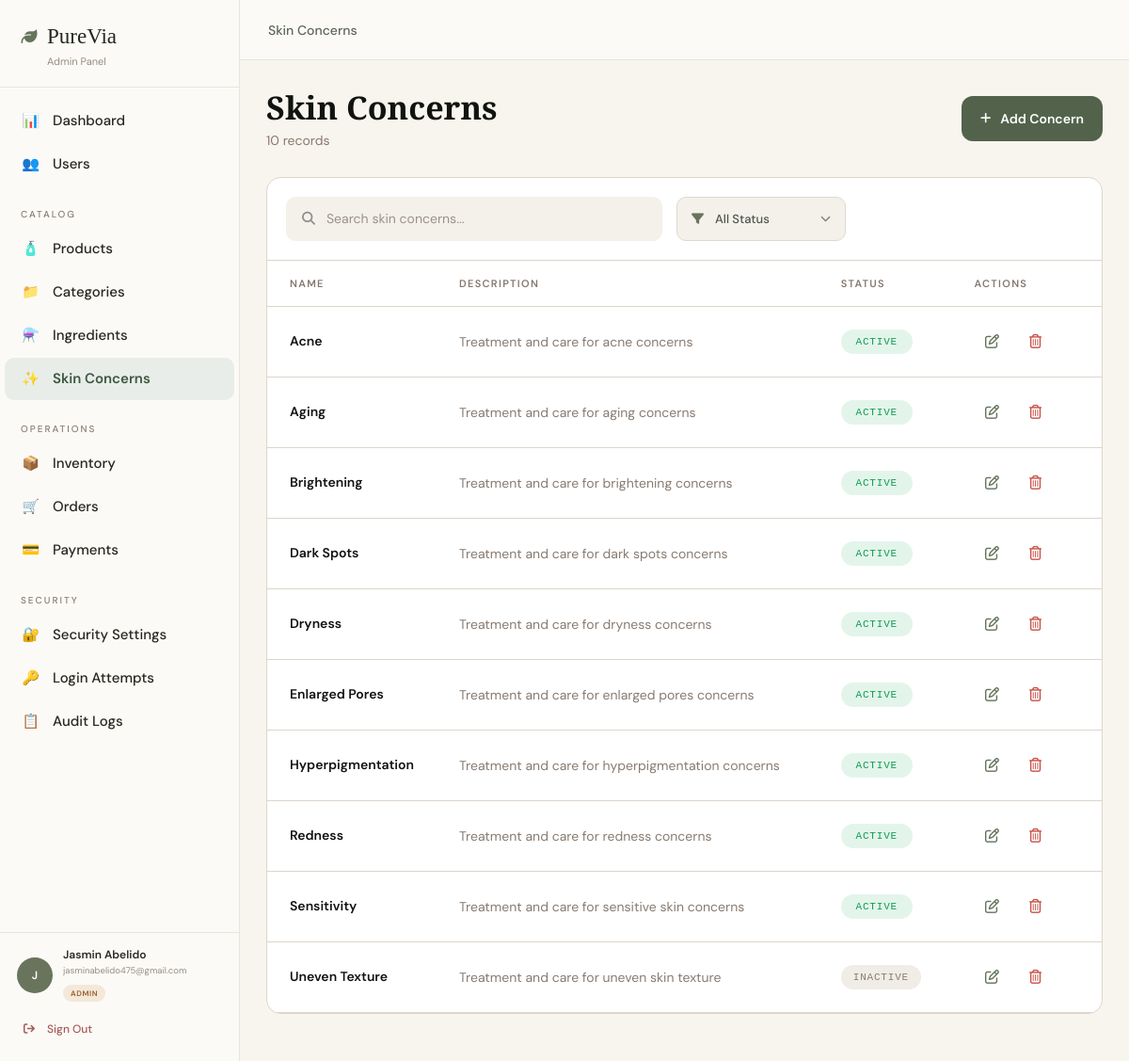
Screenshot of /admin/concerns/concerns.php (signed in) with the database file from the repository.
### tables this page shows
CREATE TABLE `users` (
  `id` int(10) UNSIGNED NOT NULL,
  `role_id` int(10) UNSIGNED NOT NULL DEFAULT 3,
  `first_name` varchar(100) NOT NULL,
  `last_name` varchar(100) NOT NULL,
  `email` varchar(255) NOT NULL,
  `phone` varchar(30) DEFAULT NULL,
  `password` varchar(255) NOT NULL,
  `status` enum('pending','active','inactive','locked') NOT NULL DEFAULT 'pending',
  `email_verified_at` datetime DEFAULT NULL,
  `failed_login_attempts` tinyint(3) UNSIGNED NOT NULL DEFAULT 0,
  `locked_until` datetime DEFAULT NULL,
  `last_login_at` datetime DEFAULT NULL,
  `created_at` timestamp NOT NULL DEFAULT current_timestamp(),
  `updated_at` timestamp NOT NULL DEFAULT current_timestamp() ON UPDATE current_timestamp()
);

CREATE TABLE `roles` (
  `id` int(10) UNSIGNED NOT NULL,
  `role_name` varchar(50) NOT NULL
);

### admin/concerns/concerns.php (the view, shortened to what the rows shown need)
<?php
$skinConcerns = [
    [
        'id' => 1,
        'name' => 'Acne',
        'description' => 'Treatment and care for acne concerns',
        'status' => 'active'
    ],
    [
        'id' => 2,
        'name' => 'Aging',
        'description' => 'Treatment and care for aging concerns',
        'status' => 'active'
    ],
    [
        'id' => 3,
        'name' => 'Brightening',
        'description' => 'Treatment and care for brightening concerns',
        'status' => 'active'
    ],
    [
        'id' => 4,
        'name' => 'Dark Spots',
        'description' => 'Treatment and care for dark spots concerns',
        'status' => 'active'
    ],
    [
        'id' => 5,
        'name' => 'Dryness',
        'description' => 'Treatment and care for dryness concerns',
        'status' => 'active'
    ],
    [
        'id' => 6,
        'name' => 'Enlarged Pores',
        'description' => 'Treatment and care for enlarged pores concerns',
        'status' => 'active'
    ],
    [
        'id' => 7,
        'name' => 'Hyperpigmentation',
        'description' => 'Treatment and care for hyperpigmentation concerns',
        'status' => 'active'
    ],
    [
        'id' => 8,
        'name' => 'Redness',
        'description' => 'Treatment and care for redness concerns',
        'status' => 'active'
    ],
    [
        'id' => 9,
        'name' => 'Sensitivity',
        'description' => 'Treatment and care for sensitive skin concerns',
        'status' => 'active'
    ],
    [
        'id' => 10,
        'name' => 'Uneven Texture',
        'description' => 'Treatment and care for uneven skin texture',
        'status' => 'inactive'
    ]
];
?>
<!DOCTYPE html>
<html lang="en">
<head>
    <link
        rel="stylesheet"
        href="https://cdnjs.cloudflare.com/ajax/libs/font-awesome/6.5.2/css/all.min.css"
    >
    <link rel="stylesheet"href="../../assets/css/sidemenu.css">
    <link rel="stylesheet" href="../../assets/css/concerns.css">
</head>
<body>
    <?php include("../../includes/sidemenu.php"); ?>
    <div class="admin-layout">
        <main class="skin-concerns-main">
            <section class="skin-concerns-page-header">
                <div class="skin-concerns-heading">
                    <h1>
                        Skin Concerns
                    </h1>
                </div>
            </section>
            <section class="skin-concerns-card">
                <div class="skin-concerns-table-wrapper">
                    <table class="skin-concerns-table">
                        <thead>
                            <tr>
                                <th>NAME</th>
                                <th>DESCRIPTION</th>
                                <th>STATUS</th>
                                <th>ACTIONS</th>
                            </tr>
                        </thead>
                        <tbody>
                            <?php foreach ($skinConcerns as $concern): ?>
                                <?php
                                $status =
                                    strtolower(
                                        $concern['status']
                                    );
                                $searchData =
                                    strtolower(
                                        $concern['name']
                                        . ' '
                                        . $concern['description']
                                    );
                                ?>
                                <tr
                                    class="skin-concern-row"
                                    data-status="<?= htmlspecialchars(
                                        $status
                                    ) ?>"
                                    data-search="<?= htmlspecialchars(
                                        $searchData
                                    ) ?>"
                                >
                                    <td>
                                        <span class="skin-concern-name">
                                            <?= htmlspecialchars(
                                                $concern['name']
                                            ) ?>
                                        </span>
                                    </td>
                                    <td>
                                        <span class="skin-concern-description">
                                            <?= htmlspecialchars(
                                                $concern['description']
                                            ) ?>
                                        </span>
                                    </td>
                                    <td>
                                        <span
                                            class="
                                                skin-concern-status
                                                status-<?= htmlspecialchars(
                                                    $status
                                                ) ?>
                                            "
                                        >
                                            <?= strtoupper(
                                                htmlspecialchars(
                                                    $concern['status']
                                                )
                                            ) ?>
                                        </span>
                                    </td>
                                    <td>
                                        <div class="skin-concern-actions">
                                            <a
                                                href="./edit_concern.php?id=<?= urlencode(
                                                    $concern['id']
                                                ) ?>"
                                                class="skin-concern-action-button edit-concern-button"
                                                title="Edit concern"
                                                aria-label="Edit <?= htmlspecialchars(
                                                    $concern['name']
                                                ) ?>"
                                            >
                                                <i class="fa-regular fa-pen-to-square"></i>
                                            </a>
                                            <button
                                                type="button"
                                                class="skin-concern-action-button delete-concern-button"
                                                title="Delete concern"
                                                aria-label="Delete <?= htmlspecialchars(
                                                    $concern['name']
                                                ) ?>"
                                                data-concern-id="<?= htmlspecialchars(
                                                    $concern['id']
                                                ) ?>"
                                                data-concern-name="<?= htmlspecialchars(
                                                    $concern['name']
                                                ) ?>"
                                            >
                                                <i class="fa-regular fa-trash-can"></i>
                                            </button>
                                        </div>
                                    </td>
                                </tr>
                            <?php endforeach; ?>
                        </tbody>
                    </table>
                </div>
            </section>
        </main>
    </div>
</body>
</html>

### includes/sidemenu.php (shortened to what the rows shown need)
<?php
require_once __DIR__ . '/../config/db.php';
$userId = (int) $_SESSION['user_id'];
$sql = "
    SELECT
        u.id,
        u.role_id,
        u.first_name,
        u.last_name,
        u.email,
        u.status,
        r.role_name
    FROM users AS u
    INNER JOIN roles AS r
        ON r.id = u.role_id
    WHERE u.id = ?
    LIMIT 1
";
$stmt = $conn->prepare($sql);
$stmt->bind_param(
    'i',
    $userId
);
$stmt->execute();
$result = $stmt->get_result();
$currentUser = $result->fetch_assoc();
$currentRole = strtolower(
    trim($currentUser['role_name'])
);
$isAdmin = ($currentRole === 'admin');
$sidebarFirstName =
    trim($currentUser['first_name'] ?? '');
$sidebarLastName =
    trim($currentUser['last_name'] ?? '');
$sidebarEmail =
    trim($currentUser['email'] ?? '');
$sidebarFullName = trim(
    $sidebarFirstName . ' ' . $sidebarLastName
);
$sidebarInitial = strtoupper(
    substr(
        $sidebarFirstName !== ''
            ? $sidebarFirstName
            : $sidebarFullName,
        0,
        1
    )
);
if ($isAdmin) {
    $panelName = 'Admin Panel';
    $dashboardUrl =
        BASE_URL . '/admin/dashboard.php';
} else {
    $panelName = 'Staff Panel';
    $dashboardUrl =
        BASE_URL . '/staff/dashboard.php';
}
?>
<aside
    class="admin-sidebar"
    id="adminSidebar"
>
    <div class="sidebar-brand">
        <a
            href="<?= htmlspecialchars($dashboardUrl) ?>"
            class="sidebar-logo"
        >
            <span class="sidebar-logo-icon">
            </span>
            <span>PureVia</span>
        </a>
        <p class="sidebar-subtitle">
            <?= htmlspecialchars($panelName) ?>
        </p>
    </div>
    <div class="sidebar-account">
        <div class="sidebar-profile">
            <div class="sidebar-avatar">
                <?= htmlspecialchars($sidebarInitial) ?>
            </div>
            <div class="sidebar-user-information">
                <p class="sidebar-user-name">
                    <?= htmlspecialchars($sidebarFullName) ?>
                </p>
                <p class="sidebar-user-email">
                    <?= htmlspecialchars($sidebarEmail) ?>
                </p>
                <span
                    class="sidebar-role-badge
                    <?= $isAdmin
                        ? 'sidebar-role-admin'
                        : 'sidebar-role-staff' ?>"
                >
                    <?= htmlspecialchars(
                        ucfirst($currentRole)
                    ) ?>
                </span>
            </div>
        </div>
    </div>
</aside>

### rows the page displays
users: role.role_name "Admin Panel", first_name "J", sidebarFullName "Jasmin Abelido", email "jasminabelido475@gmail.com", role.role_name "ADMIN", name "Acne", description "Treatment and care for acne concerns", status "ACTIVE"

### other values shown
$totalConcerns "10"
$concern['name'] "Aging"
$concern['description'] "Treatment and care for aging concerns"
$concern['status'] "ACTIVE"
$concern['name'] "Brightening"
$concern['description'] "Treatment and care for brightening concerns"
$concern['name'] "Dark Spots"
$concern['description'] "Treatment and care for dark spots concerns"
$concern['name'] "Dryness"
$concern['description'] "Treatment and care for dryness concerns"
$concern['name'] "Enlarged Pores"
$concern['description'] "Treatment and care for enlarged pores concerns"
$concern['name'] "Hyperpigmentation"
$concern['description'] "Treatment and care for hyperpigmentation concerns"
$concern['name'] "Redness"
